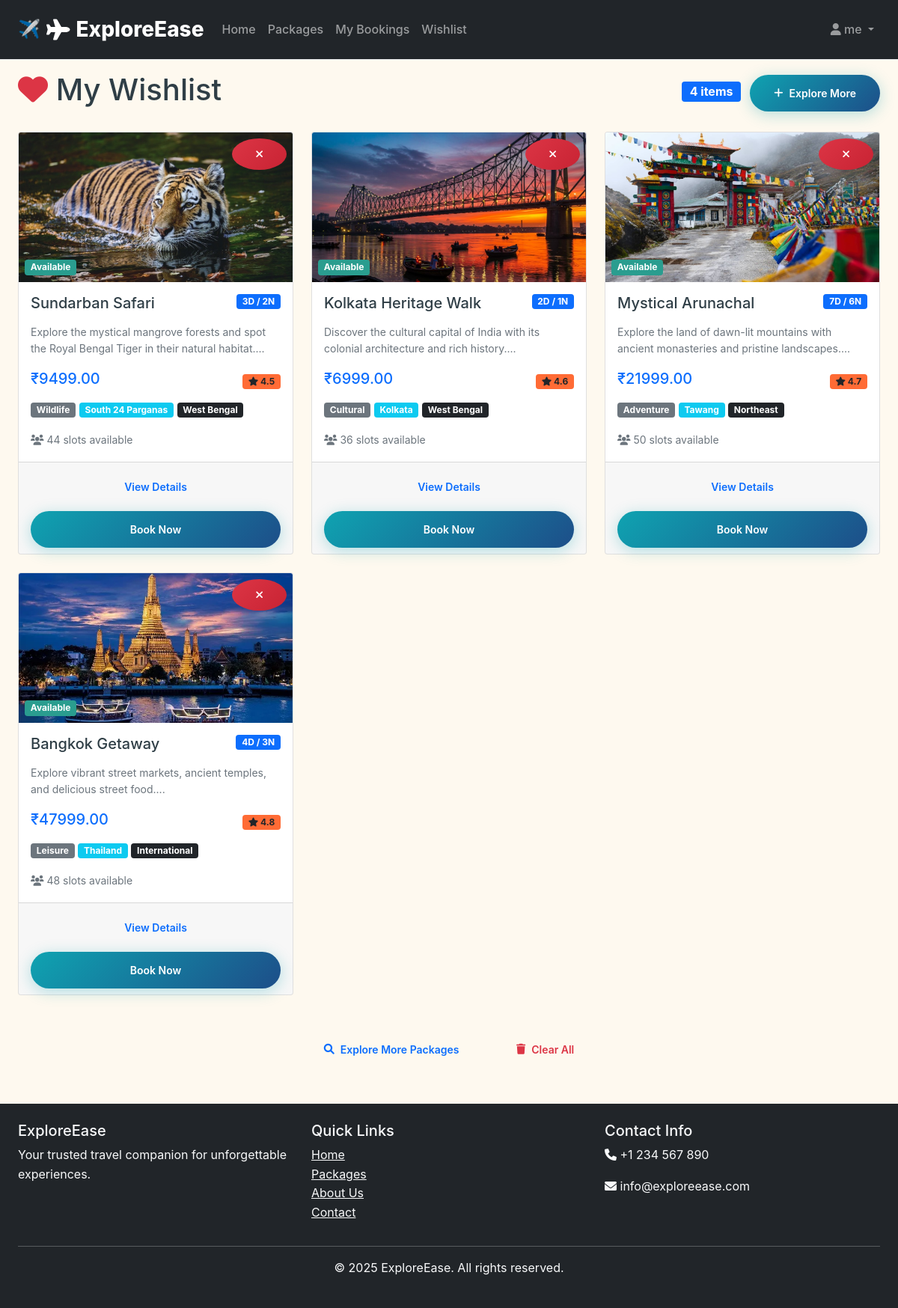
The page /wishlist (signed in) on the database its author committed.
### tables this page shows
CREATE TABLE users
                 (id INTEGER PRIMARY KEY AUTOINCREMENT,
                  name TEXT NOT NULL,
                  email TEXT UNIQUE NOT NULL,
                  password TEXT NOT NULL,
                  is_admin BOOLEAN DEFAULT FALSE,
                  created_at DATETIME DEFAULT CURRENT_TIMESTAMP);

CREATE TABLE packages
                 (id INTEGER PRIMARY KEY AUTOINCREMENT,
                  name TEXT NOT NULL,
                  destination TEXT NOT NULL,
                  category TEXT NOT NULL,
                  duration TEXT NOT NULL,
                  price REAL NOT NULL,
                  rating REAL NOT NULL,
                  latitude REAL NOT NULL,
                  longitude REAL NOT NULL,
                  description TEXT NOT NULL,
                  image TEXT NOT NULL,
                  region TEXT NOT NULL,
                  itinerary TEXT NOT NULL,
                  inclusions TEXT NOT NULL,
                  available_slots INTEGER DEFAULT 50,
                  is_active BOOLEAN DEFAULT TRUE,
                  created_at DATETIME DEFAULT CURRENT_TIMESTAMP);

### app.py (the view)
@app.route('/wishlist')
@login_required
def view_wishlist():
    conn = sqlite3.connect('database.db')
    c = conn.cursor()
    c.execute('''SELECT p.* FROM packages p
                 JOIN wishlist w ON p.id = w.package_id
                 WHERE w.user_id = ?''', (current_user.id,))
    wishlist_packages = c.fetchall()
    conn.close()
    return render_template('wishlist.html', packages=wishlist_packages)

### app.py (called while the page is built)
@app.context_processor
def inject_now():
    return {'now': datetime.now()}

@login_manager.user_loader
def load_user(user_id):
    conn = sqlite3.connect('database.db')
    c = conn.cursor()
    c.execute('SELECT * FROM users WHERE id = ?', (user_id,))
    user = c.fetchone()
    conn.close()
    if user:
        return User(user[0], user[1], user[2], user[4])
    return None

@app.after_request
def add_header(response):
    response.headers['Cache-Control'] = 'no-cache, no-store, must-revalidate'
    response.headers['Pragma'] = 'no-cache'
    response.headers['Expires'] = '0'
    return response

@app.context_processor
def utility_processor():
    def format_date(date_value, fmt='%Y-%m-%d'):
        return safe_format_date(date_value, fmt)
    return {
        'now': datetime.now(),
        'format_date': format_date,
        'current_year': datetime.now().year
    }

### templates/wishlist.html (shortened to what this page needs)
{% extends "base.html" %}
{% block content %}
<div class="container mt-4">
    <div class="row">
        <div class="col-12">
            <div class="d-flex justify-content-between align-items-center mb-4">
                <h1><i class="fas fa-heart text-danger"></i> My Wishlist</h1>
                <div>
                    <span class="badge bg-primary fs-6">{{ packages|length }} items</span>
                    <a href="{{ url_for('packages') }}" class="btn btn-primary ms-2">
                        <i class="fas fa-plus"></i> Explore More
                    </a>
                </div>
            </div>
            {% if packages %}
            <div class="row">
                {% for package in packages %}
                <div class="col-lg-4 col-md-6 mb-4">
                    <div class="card h-100 wishlist-card">
                        <div class="card-img-wrapper position-relative">
                            <img src="{{ url_for('static', filename='images/' + package[10]) }}"
                                 class="card-img-top" alt="{{ package[1] }}" style="height: 200px; object-fit: cover;">
                            <div class="position-absolute top-0 end-0 p-2">
                                <a href="{{ url_for('remove_from_wishlist', package_id=package[0]) }}"
                                   class="btn btn-danger btn-sm rounded-circle"
                                   onclick="return confirm('Remove from wishlist?')">
                                    <i class="fas fa-times"></i>
                                </a>
                            </div>
                            <div class="position-absolute bottom-0 start-0 p-2">
                                <span class="badge bg-{% if package[15] %}success{% else %}secondary{% endif %}">
                                    {% if package[15] %}Available{% else %}Not Available{% endif %}
                                </span>
                            </div>
                        </div>
                        <div class="card-body">
                            <div class="d-flex justify-content-between align-items-start mb-2">
                                <h5 class="card-title">{{ package[1] }}</h5>
                                <span class="badge bg-primary">{{ package[4] }}</span>
                            </div>
                            <p class="card-text text-muted small">{{ package[9][:100] }}...</p>
                            <div class="d-flex justify-content-between align-items-center mb-2">
                                <span class="h5 text-primary">₹{{ "%.2f"|format(package[5]) }}</span>
                                <span class="badge bg-warning text-dark">
                                    <i class="fas fa-star"></i> {{ package[6] }}
                                </span>
                            </div>
                            <div class="mb-3">
                                <span class="badge bg-secondary">{{ package[3] }}</span>
                                <span class="badge bg-info">{{ package[2] }}</span>
                                <span class="badge bg-dark">{{ package[11] }}</span>
                            </div>
                            <div class="availability">
                                <small class="text-muted">
                                    <i class="fas fa-users"></i> {{ package[14] }} slots available
                                </small>
                            </div>
                        </div>
                        <div class="card-footer">
                            <div class="d-grid gap-2">
                                <a href="{{ url_for('package_detail', package_id=package[0]) }}"
                                   class="btn btn-outline-primary">View Details</a>
                                {% if package[15] and package[14] > 0 %}
                                <a href="{{ url_for('book_package', package_id=package[0]) }}"
                                   class="btn btn-primary">Book Now</a>
                                {% else %}
                                <button class="btn btn-secondary" disabled>Not Available</button>
                                {% endif %}
                            </div>
                        </div>
                    </div>
                </div>
                {% endfor %}
            </div>
            <div class="text-center mt-4">
                <a href="{{ url_for('packages') }}" class="btn btn-outline-primary me-2">
                    <i class="fas fa-search"></i> Explore More Packages
                </a>
                {% if packages|length > 0 %}
                <button class="btn btn-outline-danger" onclick="clearWishlist()">
                    <i class="fas fa-trash"></i> Clear All
                </button>
                {% endif %}
            </div>
            {% endif %}
        </div>
    </div>
</div>
{% endblock %}

### templates/base.html (shortened to what this page needs)
<!DOCTYPE html>
<html lang="en">
<head>
    <link href="https://cdn.jsdelivr.net/npm/bootstrap@5.1.3/dist/css/bootstrap.min.css" rel="stylesheet">
    <link rel="stylesheet" href="https://cdnjs.cloudflare.com/ajax/libs/font-awesome/6.0.0/css/all.min.css">
    <link rel="stylesheet" href="{{ url_for('static', filename='css/style.css') }}?v=1.1">
</head>
<body>
    <nav class="navbar navbar-expand-lg navbar-dark bg-dark">
        <div class="container">
            <a class="navbar-brand" href="{% if current_user.is_authenticated and current_user.is_admin %}{{ url_for('admin') }}{% else %}{{ url_for('index') }}{% endif %}">
                <i class="fas fa-plane"></i> ExploreEase
            </a>
            <div class="collapse navbar-collapse" id="navbarNav">
                <ul class="navbar-nav me-auto">
                    {% if current_user.is_authenticated %}
                        {% if current_user.is_admin %}
                            <li class="nav-item">
                                <a class="nav-link" href="{{ url_for('admin') }}">
                                    <i class="fas fa-tachometer-alt"></i> Dashboard
                                </a>
                            </li>
                            <li class="nav-item">
                                <a class="nav-link" href="{{ url_for('admin_packages') }}">
                                    <i class="fas fa-box"></i> Manage Packages
                                </a>
                            </li>
                            <li class="nav-item">
                                <a class="nav-link" href="{{ url_for('admin_refunds') }}">
                                    <i class="fas fa-undo"></i> Refund Requests
                                </a>
                            </li>
                            <li class="nav-item">
                                <a class="nav-link" href="{{ url_for('admin_users') }}">
                                    <i class="fas fa-users"></i> Manage Users
                                </a>
                            </li>
                        {% else %}
                            <li class="nav-item">
                                <a class="nav-link" href="{{ url_for('index') }}">Home</a>
                            </li>
                            <li class="nav-item">
                                <a class="nav-link" href="{{ url_for('packages') }}">Packages</a>
                            </li>
                            <li class="nav-item">
                                <a class="nav-link" href="{{ url_for('my_bookings') }}">My Bookings</a>
                            </li>
                            <li class="nav-item">
                                <a class="nav-link" href="{{ url_for('view_wishlist') }}">Wishlist</a>
                            </li>
                        {% endif %}
                    {% endif %}
                </ul>
                <ul class="navbar-nav">
                    {% if current_user.is_authenticated %}
                    <li class="nav-item dropdown">
                        <a class="nav-link dropdown-toggle" href="#" id="userDropdown" role="button" data-bs-toggle="dropdown">
                            <i class="fas fa-user"></i> {{ current_user.name }}
                        </a>
                    </li>
                    {% endif %}
                </ul>
            </div>
        </div>
    </nav>
    <main>
        {% block content %}{% endblock %}
    </main>
    <footer class="bg-dark text-light mt-5">
        <div class="container py-4">
            <div class="row">
                <div class="col-md-4">
                    <h5>ExploreEase</h5>
                    <p>Your trusted travel companion for unforgettable experiences.</p>
                </div>
                <div class="col-md-4">
                    <h5>Quick Links</h5>
                    <ul class="list-unstyled">
                        <li><a href="{{ url_for('index') }}" class="text-light">Home</a></li>
                        <li><a href="{{ url_for('packages') }}" class="text-light">Packages</a></li>
                        <li><a href="#" class="text-light">About Us</a></li>
                        <li><a href="#" class="text-light">Contact</a></li>
                    </ul>
                </div>
                <div class="col-md-4">
                    <h5>Contact Info</h5>
                    <p><i class="fas fa-phone"></i> +1 234 567 890</p>
                    <p><i class="fas fa-envelope"></i> info@exploreease.com</p>
                </div>
            </div>
            <hr>
            <div class="text-center">
                <p>&copy; {{ current_year }} ExploreEase. All rights reserved.</p>
            </div>
        </div>
    </footer>
</body>
</html>

### static/css/style.css (style rules this page uses)
:root { --ocean-teal: #0FA3B1; --deep-sapphire: #1D4E89; --sunset-orange: #FF6B35; --golden-sand: #F4D35E; --coral-blush: #ED6A5A; --forest-emerald: #2A9D8F; --warm-cream: #FEF9EF; --charcoal-gray: #2F3E46; --slate-blue: #457B9D; --soft-white: #FFFFFF; --light-gray: #F8F9FA; --medium-gray: #E9ECEF; --gradient-ocean: linear-gradient(135deg, var(--ocean-teal) 0%, var(--deep-sapphire) 100%); --gradient-sunset: linear-gradient(135deg, var(--sunset-orange) 0%, var(--golden-sand) 100%); --gradient-coral: linear-gradient(135deg, var(--coral-blush) 0%, var(--sunset-orange) 100%); --gradient-forest: linear-gradient(135deg, var(--forest-emerald) 0%, var(--ocean-teal) 100%); --gradient-hero: linear-gradient(135deg, rgba(15, 163, 177, 0.9) 0%, rgba(29, 78, 137, 0.9) 100%); --shadow-sm: 0 2px 12px rgba(0, 0, 0, 0.08); --shadow-md: 0 8px 30px rgba(0, 0, 0, 0.12); --shadow-lg: 0 15px 45px rgba(0, 0, 0, 0.15); --shadow-card: 0 4px 25px rgba(0, 0, 0, 0.1); --shadow-hover: 0 20px 60px rgba(0, 0, 0, 0.18); --radius-sm: 8px; --radius-md: 12px; --radius-lg: 16px; --radius-xl: 20px; }
* { margin: 0; padding: 0; box-sizing: border-box; }
body { font-family: 'Inter', -apple-system, BlinkMacSystemFont, 'Segoe UI', Roboto, sans-serif; line-height: 1.6; color: var(--charcoal-gray); background-color: var(--warm-cream); overflow-x: hidden; }
.container { max-width: 1280px; margin: 0 auto; padding: 0 1.5rem; }
.navbar { background: rgba(255, 255, 255, 0.98); backdrop-filter: blur(15px); padding: 1rem 0; position: fixed; top: 0; width: 100%; z-index: 1000; border-bottom: 1px solid var(--medium-gray); transition: all 0.3s ease; }
.navbar-brand { font-size: 1.75rem; font-weight: 800; color: var(--ocean-teal); text-decoration: none; display: flex; align-items: center; gap: 0.5rem; }
.navbar-brand::before { content: "✈️"; font-size: 1.5rem; }
.nav-link { color: var(--charcoal-gray); text-decoration: none; padding: 0.75rem 1.25rem; border-radius: 50px; transition: all 0.3s ease; font-weight: 500; position: relative; }
.btn { display: inline-flex; align-items: center; justify-content: center; gap: 0.5rem; padding: 0.875rem 2rem; border: none; border-radius: 50px; font-weight: 600; text-decoration: none; text-align: center; cursor: pointer; transition: all 0.3s ease; font-size: 0.875rem; position: relative; overflow: hidden; }
.btn::before { content: ''; position: absolute; top: 0; left: -100%; width: 100%; height: 100%; background: linear-gradient(90deg, transparent, rgba(255,255,255,0.2), transparent); transition: left 0.5s; }
.btn-primary { background: var(--gradient-ocean); color: white; box-shadow: 0 4px 20px rgba(15, 163, 177, 0.3); }
.badge.bg-success { background: var(--forest-emerald) !important; border-color: var(--forest-emerald); }
.badge.bg-warning { background: var(--sunset-orange) !important; border-color: var(--sunset-orange); color: var(--charcoal-gray); }
body { padding-top: 80px; }
.navbar { background: rgba(255, 255, 255, 0.98); backdrop-filter: blur(15px); padding: 1rem 0; position: fixed; top: 0; width: 100%; z-index: 1000; border-bottom: 1px solid var(--medium-gray); transition: all 0.3s ease; height: 80px; }
.container.mt-4 { margin-top: 0 !important; }
html { scroll-behavior: smooth; }

### templates/wishlist.html (style rules this page uses)
.wishlist-card { transition: transform 0.3s ease, box-shadow 0.3s ease; }
.card-img-wrapper { overflow: hidden; }
.card-img-wrapper img { transition: transform 0.3s ease; }
.btn-danger { background: linear-gradient(135deg, #dc3545 0%, #c82333 100%); border: none; }

### rows shown on the page
users: name "me"
packages: image (picture), is_active "Available", name "Sundarban Safari", duration "3D / 2N", description "Explore the mystical mangrove forests and spot the Royal Bengal Tiger in their natural habitat.", price "9499.00", rating "4.5", category "Wildlife", destination "South 24 Parganas", region "West Bengal", available_slots "44"
packages: image (picture), is_active "Available", name "Kolkata Heritage Walk", duration "2D / 1N", description "Discover the cultural capital of India with its colonial architecture and rich history.", price "6999.00", rating "4.6", category "Cultural", destination "Kolkata", region "West Bengal", available_slots "36"
packages: image (picture), is_active "Available", name "Mystical Arunachal", duration "7D / 6N", description "Explore the land of dawn-lit mountains with ancient monasteries and pristine landscapes.", price "21999.00", rating "4.7", category "Adventure", destination "Tawang", region "Northeast", available_slots "50"
packages: image (picture), is_active "Available", name "Bangkok Getaway", duration "4D / 3N", description "Explore vibrant street markets, ancient temples, and delicious street food.", price "47999.00", rating "4.8", category "Leisure", destination "Thailand", region "International", available_slots "48"

### other values the page prints
{{ packages|length }} "4"
